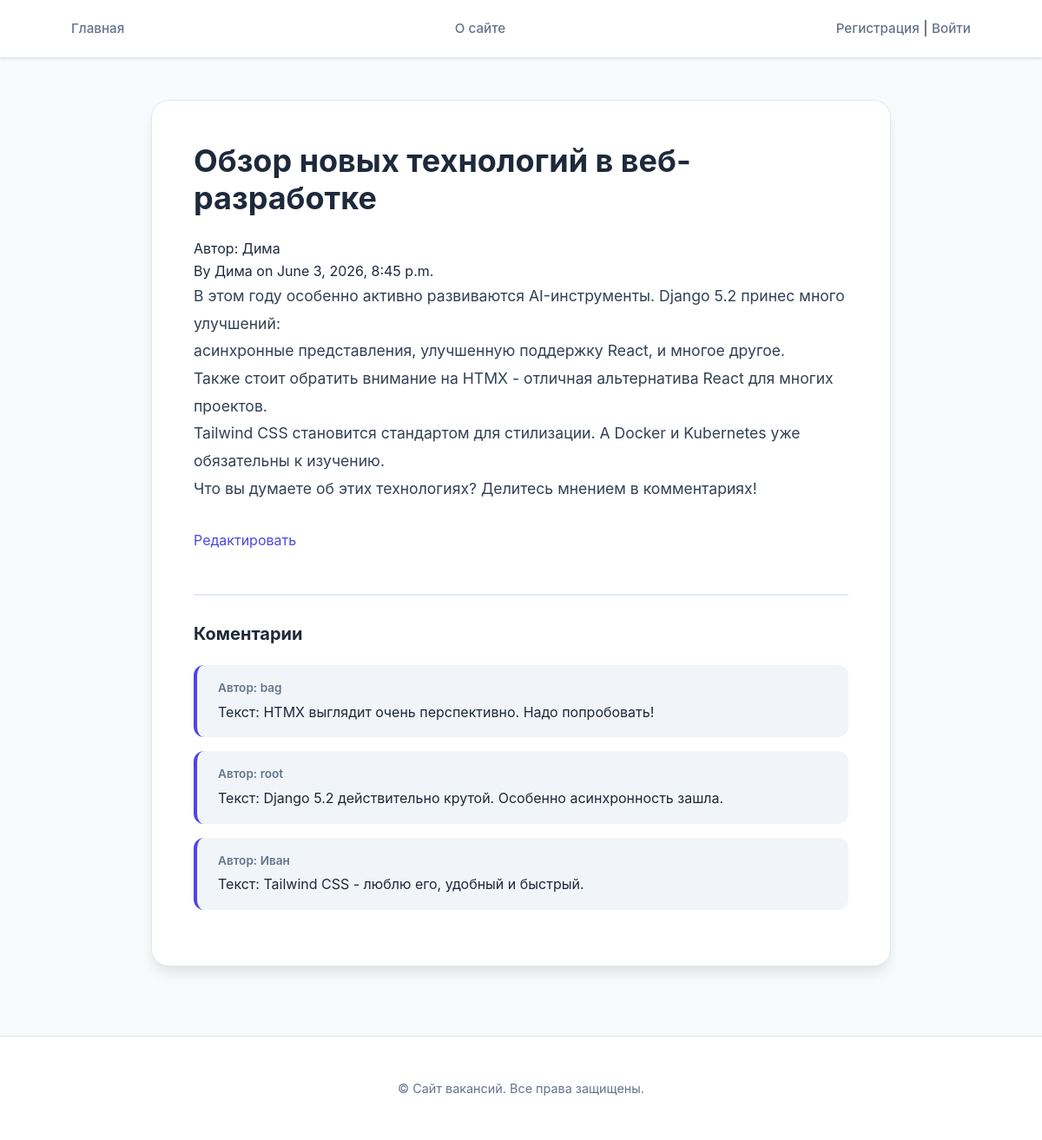
The app's page /post/4/ with its own data.
### core/models.py (models this page shows, shortened)
class Post(models.Model):
    class Status(models.IntegerChoices):
        DRAFT = 0, 'Черновик'
        PUBLISHED = 1, 'Опубликовано'
    title = models.CharField(max_length=200)
    content = models.TextField()
    status = models.IntegerField(choices=Status.choices, default=Status.DRAFT)
    author = models.ForeignKey("CustomUser", on_delete=models.CASCADE, related_name='posts')
    created_at = models.DateTimeField(auto_now_add=True)
    slug = models.SlugField(unique=True, blank=True)

class CustomUser(AbstractUser):
    avatar = models.ImageField(upload_to="media/users/%Y/%m/%d/", blank=True, null=True)
    birth_date = models.DateField(blank=True, null=True)
    def __str__(self):
        return self.username

class Comment(models.Model):
    text = models.TextField()
    post = models.ForeignKey("Post", related_name="comments", on_delete=models.CASCADE)
    user = models.ForeignKey("CustomUser", related_name='comments', on_delete=models.CASCADE)
    created_at = models.DateTimeField(auto_now_add=True)

### core/views.py (the view)
# urls.py: path("post/<int:pk>/", views.PostDetailView.as_view(), name="post_detail"),
class PostDetailView(DetailView):
    model = Post
    template_name = "core/post_detail.html"
    context_object_name = "post"
    def get_context_data(self, **kwargs):
        context = super().get_context_data(**kwargs)
        context["form"] = CommentForm()
        return context

### core/context_processors.py (called while the page is built)
def header_context(request):
    menu = [
        {"title": "Главная", "url_name": "home"},
        {"title": "О сайте", "url_name": "about"},
    ]
    return {"menu": menu}

def this_year(request):
    return {"year": datetime.now().year}

### core/templates/core/post_detail.html (shortened to what this page needs)
{% extends "base.html" %}
{% block content %}
    <div class="post-detail">
        <h1>{{ post.title }}</h1>
        <p>Автор: {{ post.author }}</p>
        <p>By {{ post.author }} on {{ post.created_at }}</p>
        <div class="post-content">
            {{ post.content|linebreaks }}
        </div>
        <p><a href="{% url 'post_update' post.pk %}">Редактировать</a></p>
        <div class="post-comments">
            <h2>Коментарии</h2>
            {% for comment in post.comments.all %}
                <div class="comment">
                    <p>Автор: {{ comment.user }}</p>
                    <p>Текст: {{ comment.text }}</p>
                </div>
            {% endfor %}
        </div>
    </div>
{% endblock content %}

### core/static/core/css/style.css (style rules this page uses)
:root { --primary-color: #4f46e5; --primary-hover: #4338ca; --bg-color: #f8fafc; --card-bg: #ffffff; --text-main: #1e293b; --text-muted: #64748b; --border-color: #e2e8f0; --accent-gradient: linear-gradient(135deg, #6366f1 0%, #a855f7 100%); --shadow-sm: 0 1px 3px rgba(0,0,0,0.1); --shadow-md: 0 4px 6px -1px rgba(0,0,0,0.1), 0 2px 4px -1px rgba(0,0,0,0.06); --shadow-lg: 0 10px 15px -3px rgba(0,0,0,0.1); --radius-md: 12px; --radius-lg: 20px; }
* { margin: 0; padding: 0; box-sizing: border-box; }
body { font-family: 'Inter', 'Segoe UI', Roboto, Helvetica, Arial, sans-serif; background-color: var(--bg-color); min-height: 100vh; color: var(--text-main); line-height: 1.6; }
h1, h2, h3 { color: var(--text-main); font-weight: 700; line-height: 1.2; }
h1 { font-size: 2.25rem; margin-bottom: 1.5rem; }
h2 { font-size: 1.5rem; margin-bottom: 1.25rem; }
a { color: var(--primary-color); text-decoration: none; transition: opacity 0.2s; }
.post-detail { background: var(--card-bg); border-radius: var(--radius-lg); padding: 3rem; box-shadow: var(--shadow-lg); border: 1px solid var(--border-color); }
.post-content { font-size: 1.1rem; color: #334155; margin-bottom: 2rem; line-height: 1.8; }
.post-comments { margin-top: 3rem; padding-top: 2rem; border-top: 2px solid var(--border-color); }
.post-comments h2 { font-size: 1.25rem; color: var(--text-main); margin-bottom: 1.5rem; display: flex; align-items: center; gap: 0.5rem; }
.comment { background: #f1f5f9; border-radius: 12px; padding: 1rem 1.5rem; margin-bottom: 1rem; border-left: 4px solid var(--primary-color); }
.comment p:first-child { font-weight: 600; font-size: 0.85rem; color: var(--text-muted); margin-bottom: 0.25rem; }
.comment p:last-child { color: var(--text-main); }

### records on screen
Post: title "Обзор новых технологий в веб-разработке", author "Дима", created_at "June 3, 2026, 8:45 p.m.", content "В этом году особенно активно развиваются AI-инструменты. Django 5.2 принес много улучшений: асинхронные представления, улучшенную поддержку React, и многое другое. Также стоит обратить внимание на HTMX - отличная альтернатива React для многих проектов. Tailwind CSS становится стандартом для стилизации. А Docker и Kubernetes уже обязательны к изучению. Что вы думаете об этих технологиях? Делитесь мнением в комментариях!"
Comment: user "bag", text "HTMX выглядит очень перспективно. Надо попробовать!"
Comment: user "root", text "Django 5.2 действительно крутой. Особенно асинхронность зашла."
Comment: user "Иван", text "Tailwind CSS - люблю его, удобный и быстрый."

### other values on screen
{{ item.title }} "Главная" "О сайте"
